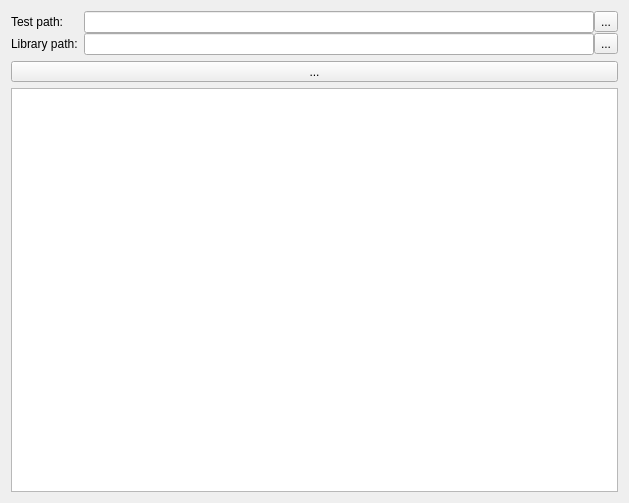
<?xml version="1.0" encoding="UTF-8"?>
<ui version="4.0">
 <class>TTestPlan</class>
 <widget class="QWidget" name="TTestPlan">
  <property name="geometry">
   <rect>
    <x>0</x>
    <y>0</y>
    <width>629</width>
    <height>503</height>
   </rect>
  </property>
  <property name="windowTitle">
   <string>Form</string>
  </property>
  <layout class="QVBoxLayout" name="verticalLayout">
   <item>
    <layout class="QFormLayout" name="formLayout">
     <property name="fieldGrowthPolicy">
      <enum>QFormLayout::AllNonFixedFieldsGrow</enum>
     </property>
     <property name="horizontalSpacing">
      <number>6</number>
     </property>
     <property name="verticalSpacing">
      <number>0</number>
     </property>
     <item row="0" column="0">
      <widget class="QLabel" name="testLabel">
       <property name="text">
        <string>Test path:</string>
       </property>
       <property name="buddy">
        <cstring>testPathEditor</cstring>
       </property>
      </widget>
     </item>
     <item row="0" column="1">
      <layout class="QHBoxLayout" name="testLayout">
       <property name="spacing">
        <number>0</number>
       </property>
       <item>
        <widget class="QLineEdit" name="testPathEditor"/>
       </item>
       <item>
        <widget class="QToolButton" name="testPathSelector">
         <property name="text">
          <string>...</string>
         </property>
        </widget>
       </item>
      </layout>
     </item>
     <item row="1" column="0">
      <widget class="QLabel" name="libraryLabel">
       <property name="text">
        <string>Library path:</string>
       </property>
       <property name="buddy">
        <cstring>libraryPathEditor</cstring>
       </property>
      </widget>
     </item>
     <item row="1" column="1">
      <layout class="QHBoxLayout" name="libraryLayout">
       <property name="spacing">
        <number>0</number>
       </property>
       <item>
        <widget class="QLineEdit" name="libraryPathEditor"/>
       </item>
       <item>
        <widget class="QToolButton" name="libraryPathSelector">
         <property name="text">
          <string>...</string>
         </property>
        </widget>
       </item>
      </layout>
     </item>
    </layout>
   </item>
   <item>
    <widget class="QToolButton" name="startTrigger">
     <property name="sizePolicy">
      <sizepolicy hsizetype="Expanding" vsizetype="Fixed">
       <horstretch>0</horstretch>
       <verstretch>0</verstretch>
      </sizepolicy>
     </property>
     <property name="text">
      <string>...</string>
     </property>
    </widget>
   </item>
   <item>
    <widget class="QTableView" name="testView">
     <property name="sizePolicy">
      <sizepolicy hsizetype="Expanding" vsizetype="Expanding">
       <horstretch>0</horstretch>
       <verstretch>0</verstretch>
      </sizepolicy>
     </property>
     <attribute name="horizontalHeaderCascadingSectionResizes">
      <bool>true</bool>
     </attribute>
     <attribute name="horizontalHeaderShowSortIndicator" stdset="0">
      <bool>true</bool>
     </attribute>
     <attribute name="horizontalHeaderStretchLastSection">
      <bool>true</bool>
     </attribute>
    </widget>
   </item>
  </layout>
  <action name="selectTestAction">
   <property name="text">
    <string>...</string>
   </property>
   <property name="toolTip">
    <string>Select path for test directory</string>
   </property>
  </action>
  <action name="startAction">
   <property name="text">
    <string>Start</string>
   </property>
   <property name="toolTip">
    <string>Starts test exucution</string>
   </property>
  </action>
  <action name="selectLibraryAction">
   <property name="text">
    <string>...</string>
   </property>
  </action>
  <zorder>testView</zorder>
  <zorder>startTrigger</zorder>
 </widget>
 <resources/>
 <connections/>
</ui>
